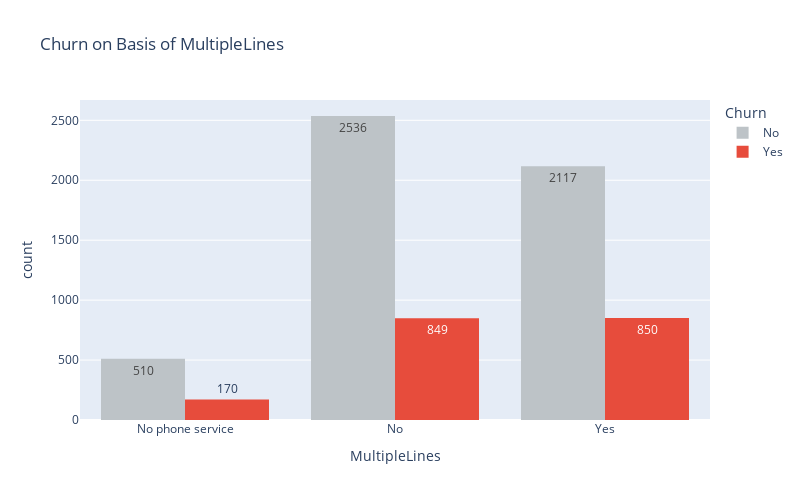

The code cell stored with this chart in its notebook:
### Code cell
fig=px.histogram(df,x="MultipleLines" , color="Churn" ,text_auto=True,
                  color_discrete_map={"Yes": '#E74C3C' ,"No" : '#BDC3C7',},
                  barmode='group',

                  title="Churn on Basis of MultipleLines")

fig.update_layout(
    height=500,
    width=800,

    legend_title_text='Churn'
)
fig.show()

### Figure 1 — Plotly figure (JSON) as saved in the notebook; plotly's stock layout.template omitted (floating-point values rounded to 4 significant figures; data arrays with more than 128 entries replaced by an {"elided": "..."} marker saying what was removed)
{"data": [{"alignmentgroup": "True", "bingroup": "x", "hovertemplate": "Churn=No<br>MultipleLines=%{x}<br>count=%{y}<extra></extra>", "legendgroup": "No", "marker": {"color": "#BDC3C7", "pattern": {"shape": ""}}, "name": "No", "offsetgroup": "No", "orientation": "v", "showlegend": true, "texttemplate": "%{value}", "type": "histogram", "x": {"elided": "5163 str values"}, "xaxis": "x", "yaxis": "y"}, {"alignmentgroup": "True", "bingroup": "x", "hovertemplate": "Churn=Yes<br>MultipleLines=%{x}<br>count=%{y}<extra></extra>", "legendgroup": "Yes", "marker": {"color": "#E74C3C", "pattern": {"shape": ""}}, "name": "Yes", "offsetgroup": "Yes", "orientation": "v", "showlegend": true, "texttemplate": "%{value}", "type": "histogram", "x": {"elided": "1869 str values"}, "xaxis": "x", "yaxis": "y"}], "layout": {"barmode": "group", "height": 500, "legend": {"title": {"text": "Churn"}, "tracegroupgap": 0}, "title": {"text": "Churn on Basis of MultipleLines"}, "width": 800, "xaxis": {"anchor": "y", "autorange": true, "domain": [0, 1], "range": [-0.5, 2.5], "title": {"text": "MultipleLines"}, "type": "category"}, "yaxis": {"anchor": "x", "autorange": true, "domain": [0, 1], "range": [0, 2669.0], "title": {"text": "count"}}}}
